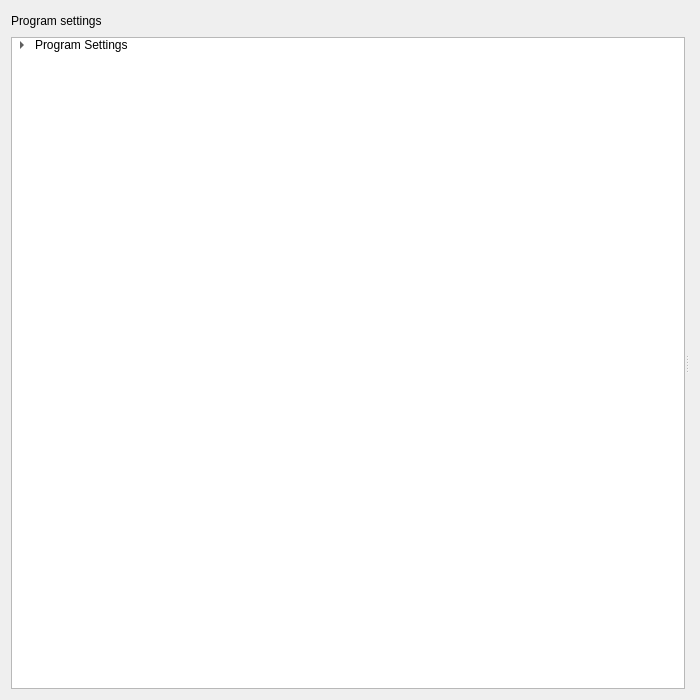
<?xml version="1.0" encoding="UTF-8"?>
<ui version="4.0">
 <class>ProgramSettingsDialog</class>
 <widget class="QDialog" name="ProgramSettingsDialog">
  <property name="geometry">
   <rect>
    <x>0</x>
    <y>0</y>
    <width>700</width>
    <height>700</height>
   </rect>
  </property>
  <property name="windowTitle">
   <string>Settings</string>
  </property>
  <layout class="QGridLayout" name="gridLayout">
   <item row="0" column="0">
    <widget class="QLabel" name="lblTittle">
     <property name="minimumSize">
      <size>
       <width>0</width>
       <height>0</height>
      </size>
     </property>
     <property name="maximumSize">
      <size>
       <width>16777215</width>
       <height>20</height>
      </size>
     </property>
     <property name="baseSize">
      <size>
       <width>0</width>
       <height>0</height>
      </size>
     </property>
     <property name="text">
      <string>Program settings</string>
     </property>
    </widget>
   </item>
   <item row="1" column="0">
    <widget class="QSplitter" name="splitter">
     <property name="orientation">
      <enum>Qt::Horizontal</enum>
     </property>
     <widget class="QTreeWidget" name="treeWidget">
      <property name="minimumSize">
       <size>
        <width>150</width>
        <height>0</height>
       </size>
      </property>
      <property name="columnCount">
       <number>1</number>
      </property>
      <attribute name="headerVisible">
       <bool>false</bool>
      </attribute>
      <column>
       <property name="text">
        <string>Settings</string>
       </property>
       <property name="icon">
        <iconset resource="../../Icons.qrc">
         <normaloff>:/icons/Resources/1377003410_filter.png</normaloff>:/icons/Resources/1377003410_filter.png</iconset>
       </property>
      </column>
      <item>
       <property name="text">
        <string>Program Settings</string>
       </property>
       <item>
        <property name="text">
         <string>MainWindow</string>
        </property>
       </item>
       <item>
        <property name="text">
         <string>Search Parameters</string>
        </property>
       </item>
      </item>
     </widget>
     <widget class="QStackedWidget" name="stackedWidget">
      <widget class="QWidget" name="page"/>
      <widget class="QWidget" name="page_2"/>
     </widget>
    </widget>
   </item>
  </layout>
 </widget>
 <resources>
  <include location="../../Icons.qrc"/>
 </resources>
 <connections/>
</ui>
